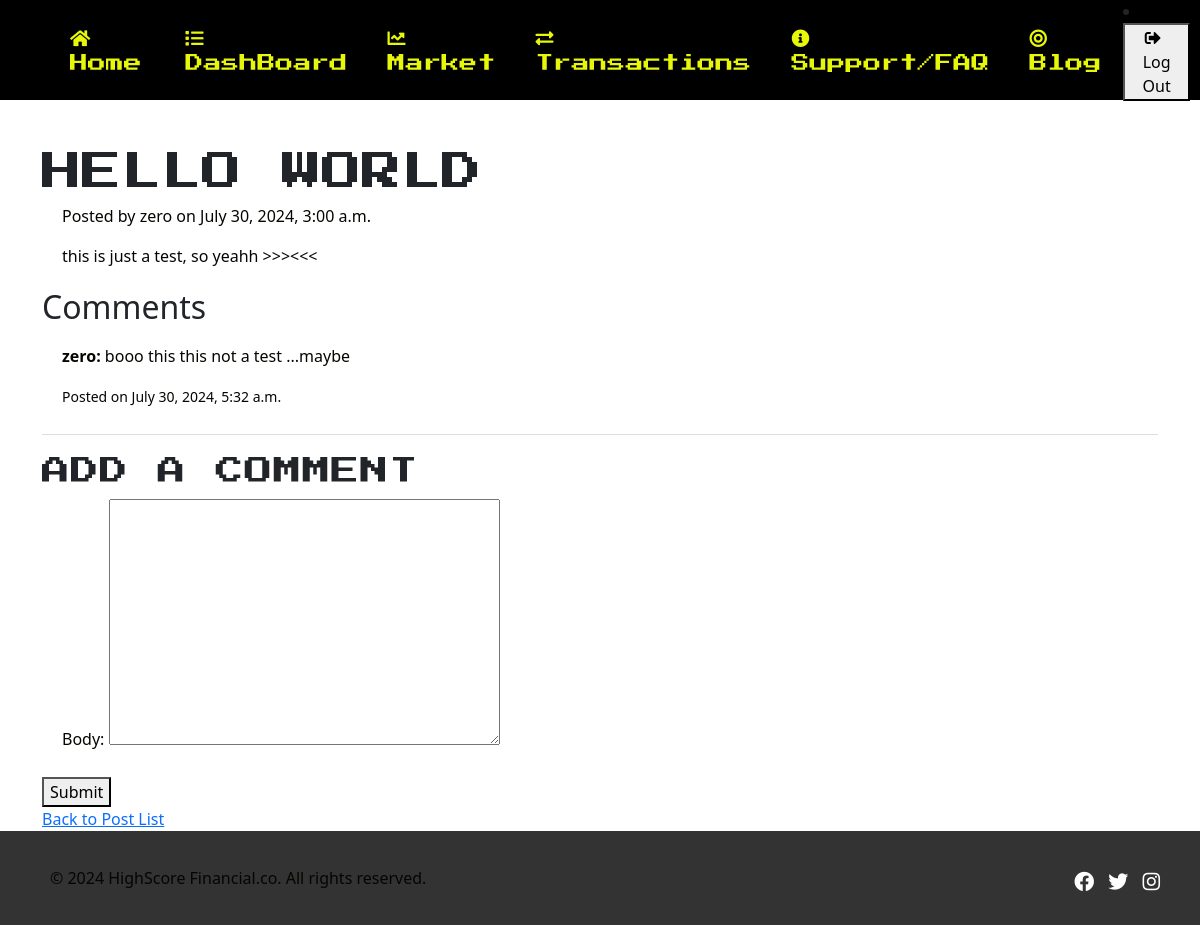
The page /blog/post/1/ (signed in) on the database its author committed.
### blog/models.py (models this page shows, shortened)
class Post(models.Model):
    title = models.CharField(max_length=100)
    body = models.TextField()
    author = models.ForeignKey(User, on_delete=models.CASCADE)
    created_at = models.DateTimeField(auto_now_add=True)
    updated_at = models.DateTimeField(auto_now=True)
    likes = models.ManyToManyField(User, related_name='like_post', blank=True)
    class Meta:
        ordering = ['-created_at']

class Comment(models.Model):
    post = models.ForeignKey(Post, related_name='comments', on_delete=models.CASCADE)
    author = models.ForeignKey(User, on_delete=models.CASCADE)
    body = models.TextField()
    created_at = models.DateTimeField(default=timezone.now)

### blog/views.py (the view)
# urls.py: path('post/<int:pk>/', views.post_detail, name='post_detail'),
@login_required
def post_detail(request, pk):
    post = get_object_or_404(Post, pk=pk)
    comments = post.comments.all()
    if request.method == 'POST':
        form = CommentForm(request.POST)
        if form.is_valid():
            comment = form.save(commit=False)
            comment.post = post
            comment.author = request.user
            comment.save()
            return redirect('post_detail', pk=post.pk)
    else:
        form = CommentForm()
    return render(request, 'blog/post_detail.html', {
        'post': post,
        'comments': comments,
        'form': form
    })

### blog/forms.py
class CommentForm(forms.ModelForm):
    class Meta:
        model = Comment
        fields = ['body']

### templates/blog/post_detail.html (shortened to what this page needs)
{% extends 'base.html' %}
{% load static %}
{% block content %}
<body>
<h1>{{ post.title }}</h1>
<div>
    <p>Posted by {{ post.author.username }} on {{ post.created_at|date:"F j, Y, g:i a" }}</p>
    <div>
        <p>{{ post.body }}</p>
    </div>
</div>
<div class="comments">
    <h2>Comments</h2>
    {% if comments %}
        <ul>
            {% for comment in comments %}
                <li>
                    <p><strong>{{ comment.author.username }}:</strong> {{ comment.body }}</p>
                    <p><small>Posted on {{ comment.created_at|date:"F j, Y, g:i a" }}</small></p>
                </li>
            {% endfor %}
        </ul>
    {% else %}
        <p>No comments yet.</p>
    {% endif %}
</div>
{% if user.is_authenticated %}
    <div class="comment-form">
        <h3>Add a Comment</h3>
        <form method="post" action="{% url 'post_detail' post.pk %}">
            {{ form.as_p }}
            <button type="submit">Submit</button>
        </form>
    </div>
{% else %}
    <p>You must be logged in to comment.</p>
{% endif %}
<a href="{% url 'post_list' %}">Back to Post List</a>
</body>
{% endblock content %}

### static/css/base.css (style rules this page uses)
:root { --primary-color: ; --prmary-color-100: ; --prmary-color-300: ; --secondary-color: rgb(253, 253, 29) ; --secondary-color-600: ; --secondary-color-900: ; --neutral-color:rgb(4, 6, 1) ; --background-color: rgb(78, 76, 76); --surface-color: black; --pressStart: "Press Start 2P", system-ui; --sans-font: "", sans-serif; }
*, *::before, *::after { box-sizing: border-box; }
a { text-decoration: none; }
html, body { height: 100%; margin: 0; }
body { display: flex; flex-direction: column; }
h1, h3 { font-family: var(--pressStart); text-transform: uppercase; }
h1 { font-size: 2rem; }
h3 { color: var(--primary-color); letter-spacing: 0.06rem; font-size: 1rem; }
p { color: var(--neutral-color); font: 1.1rem; font-size: 16px; line-height: 1.5; font-weight: 400; margin: 10px 0; padding: 0 20px; text-decoration: none; }

### static/css/blog.css (style rules this page uses)
.comments { margin-top: 20px; }
.comments ul { list-style-type: none; padding: 0; }
.comments li { border-bottom: 1px solid #ddd; padding: 10px 0; }
.comment-form { margin-top: 20px; }
.comment-form h3 { margin-bottom: 10px; }
.comment-form form { display: flex; flex-direction: column; }
.comment-form form button { align-self: flex-start; margin-top: 10px; }

### rows shown on the page
Post: title "HELLO WORLD", author.username "zero", created_at "July 30, 2024, 3:00 a.m.", body "this is just a test, so yeahh >>><<<"
Comment: author.username "zero", body "booo this this not a test ...maybe", created_at "July 30, 2024, 5:32 a.m."
